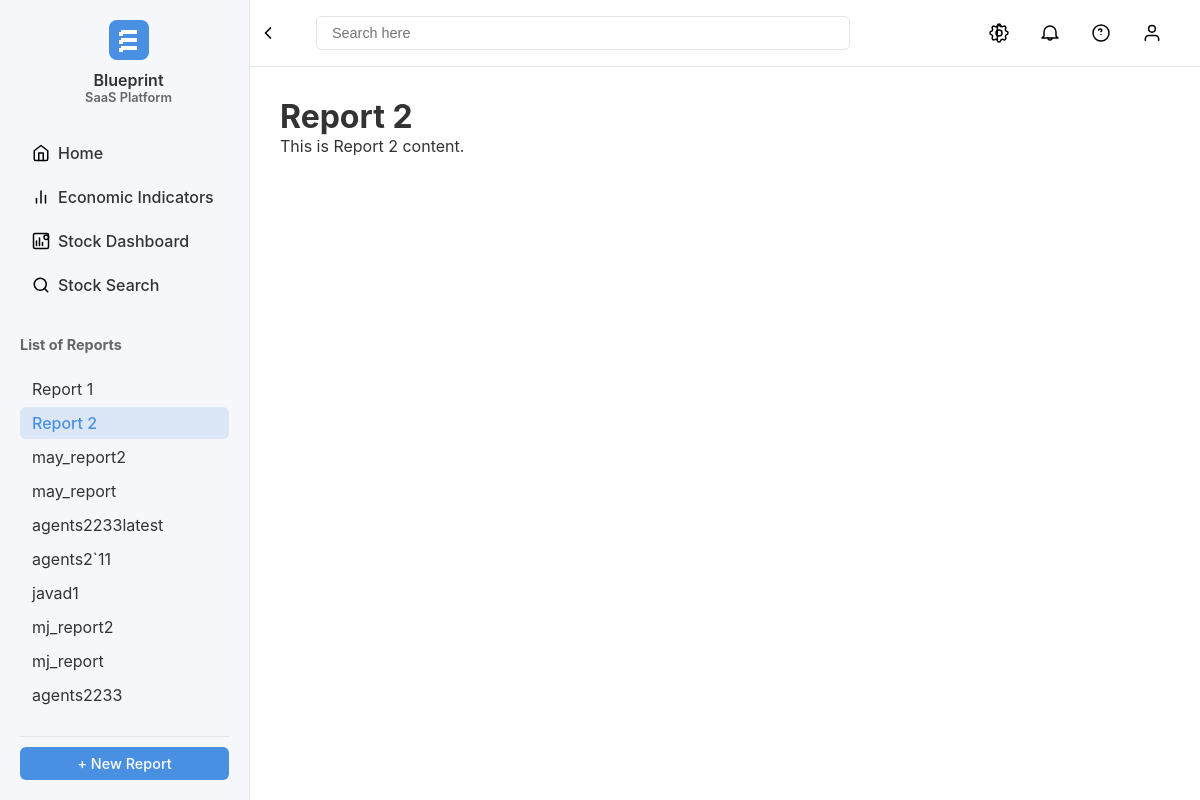
Screenshot of /dashboard/report2/ with the database file from the repository.
### dashboard/models.py (models this page shows, shortened)
class Report(models.Model):
    REPORT_TYPES = [
        ('individual', 'Individual Company'),
        ('list', 'List of Companies'),
        ('market', 'Market Sector'),
    ]
    name = models.CharField(max_length=200)
    report_type = models.CharField(max_length=20, choices=REPORT_TYPES)
    description = models.TextField(blank=True, null=True)
    submitted_text = models.TextField(blank=True, null=True)
    created_at = models.DateTimeField(auto_now_add=True)
    updated_at = models.DateTimeField(auto_now=True)

### dashboard/views.py (the view)
# urls.py: path('report2/', views.report2, name='report2'),
def report2(request):
    context = get_reports_context()
    return render(request, 'dashboard/report2.html', context)

### dashboard/context_processors.py (called while the page is built)
def reports_processor(request):
    return {'reports': Report.objects.all().order_by('-created_at')}

### dashboard/views.py (called while the page is built)
def get_reports_context():
    return {'reports': Report.objects.all().order_by('-created_at')}

### dashboard/templates/dashboard/report2.html
{% extends 'dashboard/base.html' %}
{% block content %}
<div class="report-page">
    <h1>Report 2</h1>
    <div class="report-content">
        <p>This is Report 2 content.</p>
    </div>
</div>
{% endblock %}

### dashboard/templates/dashboard/base.html (shortened to what this page needs)
<!DOCTYPE html>
<html lang="en">
<head>
    {% load static %}
    <link rel="stylesheet" href="{% static 'dashboard/css/style.css' %}">
</head>
<body>
    <div class="container">
        <aside class="sidebar">
            <div class="logo-container">
                <img src="{% static 'dashboard/images/logo.svg' %}" alt="Blueprint" class="logo">
                <span>Blueprint</span>
                <span class="subtitle">SaaS Platform</span>
            </div>
            <div class="top-nav-items">
                <ul>
                    <li><a href="/" class="nav-item {% if request.path == '/' %}active{% endif %}">
                        <img src="{% static 'dashboard/images/home.svg' %}" alt="Home" class="icon">
                        Home
                    </a></li>
                    <li><a href="{% url 'stock_analyzer:economic_dashboard' %}" class="nav-item {% if '/stock-analyzer/economic/' in request.path %}active{% endif %}">
                        <img src="{% static 'dashboard/images/chart.svg' %}" alt="Economic Indicators" class="icon">
                        Economic Indicators
                    </a></li>
                    <li><a href="{% url 'stock_analyzer:stock_dashboard' %}" class="nav-item {% if '/stock-analyzer/dashboard/' in request.path %}active{% endif %}">
                        <img src="{% static 'dashboard/images/analytics.svg' %}" alt="Stock Dashboard" class="icon">
                        Stock Dashboard
                    </a></li>
                    <li><a href="{% url 'stock_analyzer:stock_search' %}" class="nav-item {% if '/stock-analyzer/search/' in request.path %}active{% endif %}">
                        <img src="{% static 'dashboard/images/search.svg' %}" alt="Stock Search" class="icon">
                        Stock Search
                    </a></li>
                </ul>
            </div>
            <nav class="nav-menu">
                <div class="nav-section">
                    <h3>List of Reports</h3>
                    <ul>
                        <li><a href="{% url 'dashboard:report1' %}" class="nav-item {% if request.path == '/dashboard/report1/' %}active{% endif %}">Report 1</a></li>
                        <li><a href="{% url 'dashboard:report2' %}" class="nav-item {% if request.path == '/dashboard/report2/' %}active{% endif %}">Report 2</a></li>
                        {% if reports %}
                            {% for report in reports %}
                                <li><a href="{% url 'dashboard:view_report' report.id %}" class="nav-item {% if request.resolver_match.kwargs.report_id == report.id|stringformat:'s' %}active{% endif %}">{{ report.name }}</a></li>
                            {% endfor %}
                        {% endif %}
                    </ul>
                </div>
                <div class="new-report-btn">
                    <a href="{% url 'dashboard:new_report' %}" class="btn-primary">+ New Report</a>
                </div>
            </nav>
        </aside>
        <main class="main-content">
            <header class="top-bar">
                <div class="search-container">
                    <button id="sidebar-toggle" class="icon-button">
                        <img src="{% static 'dashboard/images/menu.svg' %}" alt="Toggle Sidebar" class="sidebar-icon">
                    </button>
                    <input type="search" placeholder="Search here" class="search-input">
                </div>
                <div class="top-bar-actions">
                    <button class="icon-button settings">
                        <img src="{% static 'dashboard/images/settings.svg' %}" alt="Settings">
                    </button>
                    <button class="icon-button notifications">
                        <img src="{% static 'dashboard/images/bell.svg' %}" alt="Notifications">
                    </button>
                    <button class="icon-button help">
                        <img src="{% static 'dashboard/images/help.svg' %}" alt="Help">
                    </button>
                    <button class="icon-button profile">
                        <img src="{% static 'dashboard/images/profile.svg' %}" alt="Profile">
                    </button>
                </div>
            </header>
            <div class="content">
                {% block content %}
                {% endblock %}
            </div>
        </main>
    </div>
</body>
</html>

### dashboard/static/dashboard/css/style.css (style rules this page uses)
:root { --primary-color: #4A90E2; --sidebar-bg: #F5F7FA; --text-color: #333; --border-color: #E1E4E8; }
* { margin: 0; padding: 0; box-sizing: border-box; }
body { font-family: -apple-system, BlinkMacSystemFont, 'Segoe UI', Roboto, Oxygen, Ubuntu, Cantarell, sans-serif; color: var(--text-color); background-color: #fff; }
.container { display: flex; min-height: 100vh; width: 100%; overflow-x: hidden; }
.sidebar { width: 250px; background-color: var(--sidebar-bg); padding: 20px 12px 20px 20px; border-right: 1px solid var(--border-color); transition: all 0.3s ease; overflow-y: auto; flex-shrink: 0; height: 100vh; position: fixed; display: flex; flex-direction: column; }
.logo-container { display: flex; flex-direction: column; align-items: center; margin-bottom: 30px; flex-shrink: 0; }
.logo { width: 40px; height: 40px; margin-bottom: 10px; }
.logo-container span { font-weight: 600; }
.logo-container .subtitle { font-size: 0.8em; color: #666; }
.nav-menu { display: flex; flex-direction: column; flex-grow: 1; overflow-y: auto; padding-right: 8px; max-height: calc(100vh - 200px); }
.nav-section { flex-grow: 1; margin-bottom: 20px; overflow-y: auto; max-height: 60vh; }
.nav-section h3 { font-size: 0.9em; color: #666; margin-bottom: 15px; position: sticky; top: 0; background-color: var(--sidebar-bg); padding: 5px 0; z-index: 1; }
.nav-section ul { list-style: none; }
.new-report-btn { margin-top: auto; flex-shrink: 0; position: sticky; bottom: 0; background-color: var(--sidebar-bg); padding-top: 10px; border-top: 1px solid var(--border-color); }
.btn-primary { display: flex; align-items: center; justify-content: center; padding: 8px 16px; border-radius: 6px; font-size: 0.9em; transition: all 0.3s ease; cursor: pointer; gap: 5px; background-color: var(--primary-color); color: white; border: none; font-weight: 500; text-decoration: none; }
.nav-item { display: block; padding: 6px 12px; color: var(--text-color); text-decoration: none; border-radius: 6px; margin-bottom: 2px; transition: all 0.3s ease; }
.nav-item:hover, .nav-item.active { background-color: rgba(74, 144, 226, 0.1); color: var(--primary-color); }
.nav-item.active { background-color: rgba(74, 144, 226, 0.15); font-weight: 500; }
.main-content { margin-left: 250px; flex-grow: 1; min-width: 0; transition: margin-left 0.3s ease; }
.top-bar { display: flex; align-items: center; justify-content: space-between; padding: 15px 30px; border-bottom: 1px solid var(--border-color); width: 100%; }
.search-container { flex-grow: 1; max-width: 600px; display: flex; align-items: center; gap: 10px; min-width: 0; margin-left: -30px; }
.search-input { width: 100%; padding: 8px 15px; border: 1px solid var(--border-color); border-radius: 6px; font-size: 0.9em; min-width: 0; }
.top-bar-actions { display: flex; gap: 15px; }
.icon { width: 16px; height: 16px; display: inline-block; vertical-align: middle; color: inherit; }
.icon-button { background: none; border: none; cursor: pointer; padding: 8px; border-radius: 6px; transition: all 0.3s ease; display: flex; align-items: center; justify-content: center; }
.icon-button img, .icon-button svg { width: 20px; height: 20px; color: #666; }
.content { padding: 30px; background-color: #fff; width: 100%; min-width: 0; }
#sidebar-toggle { margin-right: 20px; }
#sidebar-toggle img { width: 20px; height: 20px; color: #666; transition: transform 0.3s ease; }
.sidebar-icon { width: 20px; height: 20px; transition: transform 0.3s ease; }
.top-nav-items { margin-bottom: 20px; }
.top-nav-items ul { list-style: none; padding: 0; }
.top-nav-items li { margin-bottom: 8px; }
.top-nav-items .nav-item { display: flex; align-items: center; padding: 8px 12px; color: var(--text-color); text-decoration: none; border-radius: 6px; font-weight: 500; transition: all 0.2s ease; gap: 8px; }
.top-nav-items .nav-item .icon { width: 18px; height: 18px; }

### rows the page displays
Report: name "may_report2"
Report: name "may_report"
Report: name "agents2233latest"
Report: name "agents2`11"
Report: name "javad1"
Report: name "mj_report2"
Report: name "mj_report"
Report: name "agents2233"
